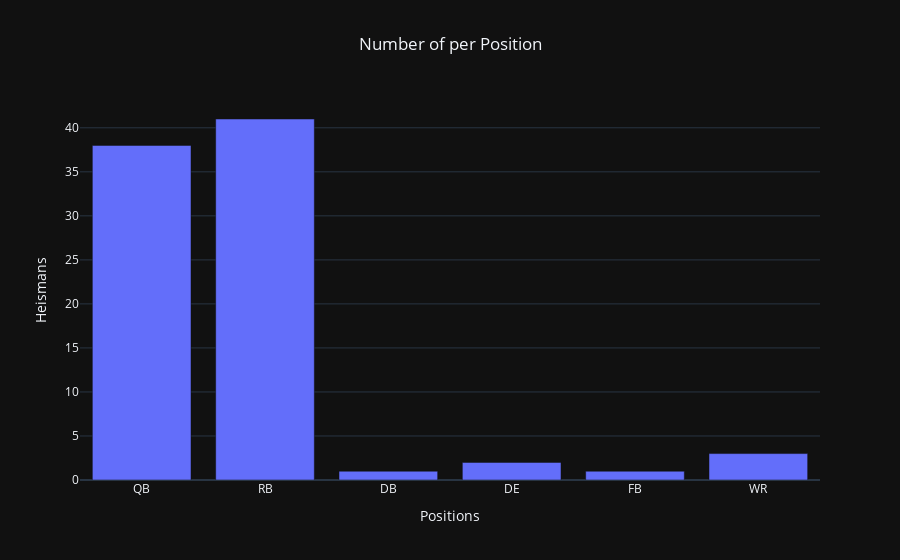

This figure's notebook cell:
### Code cell
positionsx = ["QB", "RB", "DB", "DE", "FB", "WR"]
#get the number of times each position occurs
positionsy = [
    len(df.loc[df["Position"] == "QB"]),
    len(df.loc[df["Position"] == "RB"]),
    len(df.loc[df["Position"] == "DB"]),
    len(df.loc[df["Position"] == "DE"]),
    len(df.loc[df["Position"] == "FB"]),
    len(df.loc[df["Position"] == "WR"])]

fig = go.Figure([go.Bar(x=positionsx, y=positionsy)])
fig.update_layout(
    title_text="Number of per Position",
    xaxis_title="Positions",
    yaxis_title="Heismans",
    title_x=0.5,
    template="plotly_dark",
    font_family="Open sans")
fig.show()

### Figure 1 — Plotly figure (JSON) as saved in the notebook; plotly's stock layout.template omitted (floating-point values rounded to 4 significant figures)
{"data": [{"type": "bar", "x": ["QB", "RB", "DB", "DE", "FB", "WR"], "y": [38, 41, 1, 2, 1, 3]}], "layout": {"autosize": true, "font": {"family": "Open sans"}, "title": {"text": "Number of per Position", "x": 0.5}, "xaxis": {"autorange": true, "range": [-0.5, 5.5], "title": {"text": "Positions"}, "type": "category"}, "yaxis": {"autorange": true, "range": [0, 43.16], "title": {"text": "Heismans"}, "type": "linear"}}}
